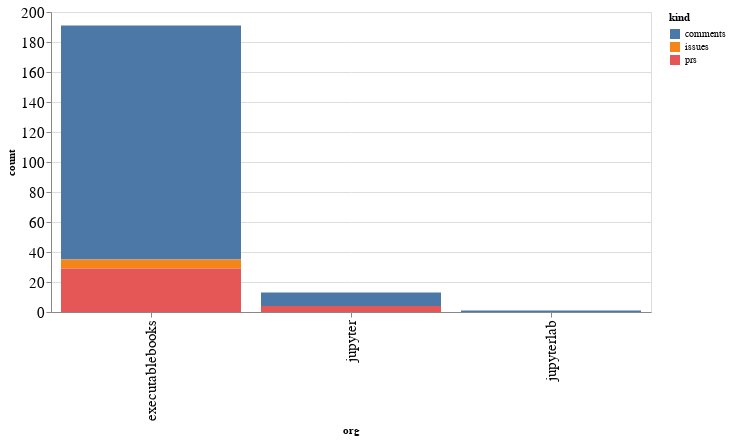

Notebook source saved alongside this figure:
### Code cell
alt.Chart(org_summaries, width=600).mark_bar().encode(
    x='org',
    y='count',
    color='kind',
    tooltip="org"
)

### Figure 1 — Vega-Lite specification as saved in the notebook (floating-point values rounded to 4 significant figures)
{"config": {"axisLeft": {"labelFontSize": 15}, "axisBottom": {"labelFontSize": 15}}, "data": {"name": "data-73e43c44502c99079c87acbebb4c925c"}, "mark": "bar", "encoding": {"color": {"type": "nominal", "field": "kind"}, "tooltip": {"type": "nominal", "field": "org"}, "x": {"type": "nominal", "field": "org"}, "y": {"type": "quantitative", "field": "count"}}, "width": 600, "$schema": "https://vega.github.io/schema/vega-lite/v4.8.1.json", "datasets": {"data-73e43c44502c99079c87acbebb4c925c": [{"org": "executablebooks", "kind": "comments", "count": 156}, {"org": "executablebooks", "kind": "issues", "count": 6}, {"org": "executablebooks", "kind": "prs", "count": 29}, {"org": "jupyter", "kind": "comments", "count": 9}, {"org": "jupyter", "kind": "prs", "count": 4}, {"org": "jupyterlab", "kind": "comments", "count": 1}]}}
